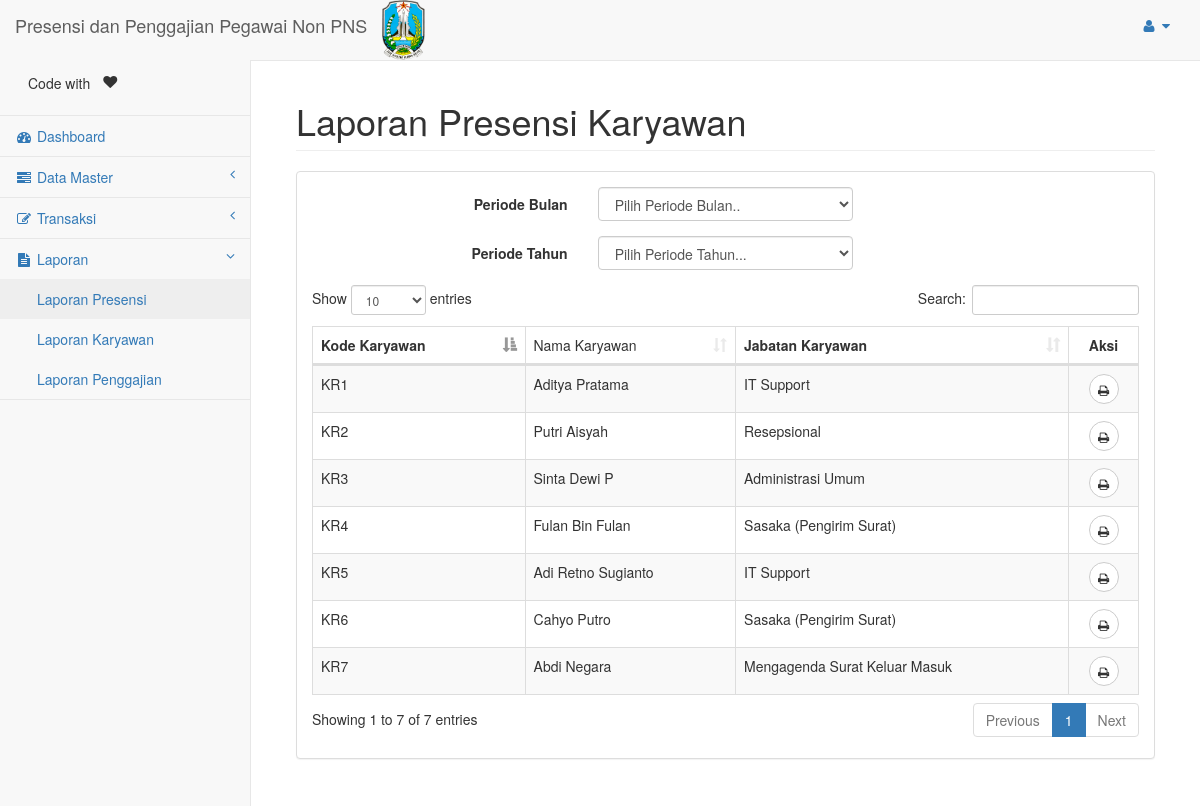
Screenshot of /page/lappresensi_list.php (signed in) with the database file from the repository.
### tables this page shows
CREATE TABLE IF NOT EXISTS `karyawan` (
  `ID_KAR` varchar(12) NOT NULL,
  `ID_JABATAN` varchar(12) NOT NULL,
  `NAMA_KAR` varchar(100) DEFAULT NULL,
  `ALAMAT_KAR` varchar(150) DEFAULT NULL,
  `NO_TELP_KAR` char(12) DEFAULT NULL,
  `STS_KAR` char(1) DEFAULT NULL,
  `KODE_KAR` varchar(6) DEFAULT NULL,
  `TGL_LHR_KAR` date DEFAULT NULL,
  `AGAMA_KAR` varchar(50) DEFAULT NULL,
  `JKEL_KAR` char(1) DEFAULT NULL,
  `TL_KAR` varchar(50) DEFAULT NULL
);

CREATE TABLE IF NOT EXISTS `jabatan` (
  `ID_JABATAN` varchar(12) NOT NULL,
  `NAMA_JABATAN` varchar(100) DEFAULT NULL
);

### page/lappresensi_list.php (the view, shortened to what this page needs)
<?php
	include('header.php');
	$q = "SELECT k.id_kar, k.nama_kar, j.nama_jabatan  ";
	$q.= "FROM karyawan k JOIN Jabatan j ON k.id_jabatan = j.id_jabatan ORDER BY k.id_kar ";
	$rs = mysql_query($q);
?>
<div class="col-lg-12">
    <h1 class="page-header">Laporan Presensi Karyawan</h1>
</div>
<div class="col-lg-12 ">
	<div class="panel panel-default">
        <div class="panel-body">
            <div class="form-horizontal">
                <div class="form-group">
                    <div class="text-left">
                        <label class="col-sm-4 control-label">Periode Bulan</label>
                        <div class="col-sm-4">
                            <select id="cboBulan" name="cboBulan" class="form-control">
                                <option value="">Pilih Periode Bulan..</option>
                            </select>
                        </div>
                    </div>
                </div>
                <div class="form-group">
                    <div class="text-center">
                        <label class="col-sm-4 control-label">Periode Tahun</label>
                        <div class="col-sm-4">
                            <select name="cboTahun" id="cboTahun" class="form-control" >
                                <option value="" >Pilih Periode Tahun...</option>
                            </select>
                        </div>
                    </div>
                </div>
            </div>
            <div class="dataTable_wrapper table-responsive">
            	<table class="table table-striped table-bordered table-hover" id="penggajian">
            		<thead>
            			<tr>
                            <th>Kode Karyawan</th>
                            <td>Nama Karyawan</td>
	                        <th>Jabatan Karyawan</th>
	                        <th class="text-center">Aksi</th>
            			</tr>
            		</thead>
            		<tbody>
            			<?php
            				while ($row = mysql_fetch_array($rs)) {
            			?>
            			<tr>
                            <td><?= $row['id_kar'] ?></td>
                            <td><?= $row['nama_kar'] ?></td>
            				<td><?= $row['nama_jabatan'] ?></td>
            				<td class="text-center">
                                <span id="<?= $row['id_kar'] ?>" class="btn btn-default btn-circle cetak"><i class="fa fa-print"></i></span>
            				</td>
            			</tr>
            			<?php
            				}
            			 ?>
            		</tbody>
            	</table>
            </div>
        </div>
    </div>
</div>
<?php include('footer.php') ?>

### rows the page displays
karyawan: ID_KAR "KR1", NAMA_KAR "Aditya Pratama", ID_JABATAN.NAMA_JABATAN "IT Support"
karyawan: ID_KAR "KR2", NAMA_KAR "Putri Aisyah", ID_JABATAN.NAMA_JABATAN "Resepsional"
karyawan: ID_KAR "KR3", NAMA_KAR "Sinta Dewi P", ID_JABATAN.NAMA_JABATAN "Administrasi Umum"
karyawan: ID_KAR "KR4", NAMA_KAR "Fulan Bin Fulan", ID_JABATAN.NAMA_JABATAN "Sasaka (Pengirim Surat)"
karyawan: ID_KAR "KR5", NAMA_KAR "Adi Retno Sugianto", ID_JABATAN.NAMA_JABATAN "IT Support"
karyawan: ID_KAR "KR6", NAMA_KAR "Cahyo Putro", ID_JABATAN.NAMA_JABATAN "Sasaka (Pengirim Surat)"
karyawan: ID_KAR "KR7", NAMA_KAR "Abdi Negara", ID_JABATAN.NAMA_JABATAN "Mengagenda Surat Keluar Masuk"
